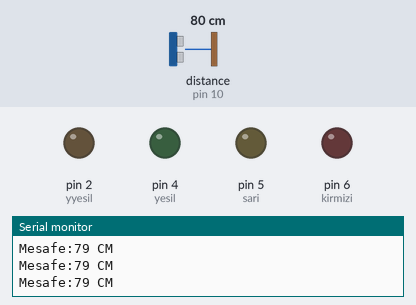
Bench run of a sketch on a simulated Arduino Uno, built with avr-gcc and run on an emulated ATmega328P. Shown: output pins drawn as LEDs (lit = HIGH), the last lines printed to the serial monitor. Wiring (inferred from the names in the program): ultrasonic range finder: trigger pin 9; echo pin 10. Inputs (shaded band) come from the test bench; at power-on: distance to the obstacle (sensor on pin 10) 80 cm. The echo pulse lasts 58.3 µs per cm; pins used as bus, display or sensor lines are not drawn.

Above: at 1.2 s.
1.3 s: distance to the obstacle (sensor on pin 10) set to 55 cm
2.8 s: distance to the obstacle (sensor on pin 10) set to 47 cm
At 4.0 s:
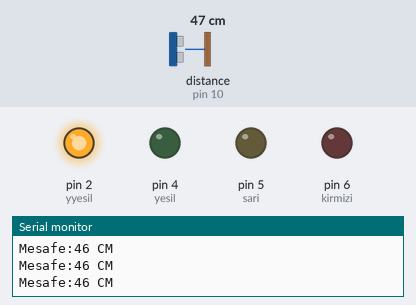
4.3 s: distance to the obstacle (sensor on pin 10) set to 44 cm
5.8 s: distance to the obstacle (sensor on pin 10) set to 38 cm
At 6.4 s:
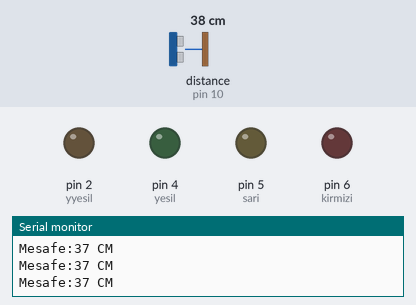
7.3 s: distance to the obstacle (sensor on pin 10) set to 2 cm
At 7.9 s:
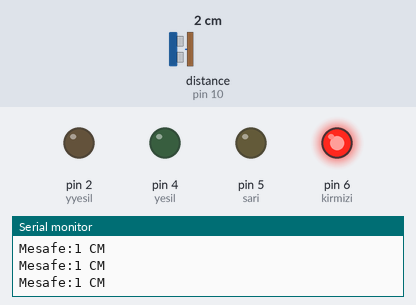
8.8 s: distance to the obstacle (sensor on pin 10) set to 10 cm
10.3 s: distance to the obstacle (sensor on pin 10) set to 13 cm
At 11.3 s:
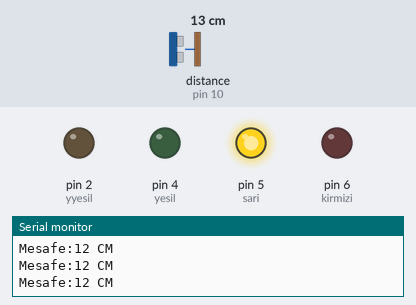
Timing chart, 0 to 12.8 s (numbered marks = the images above; inputs shaded):
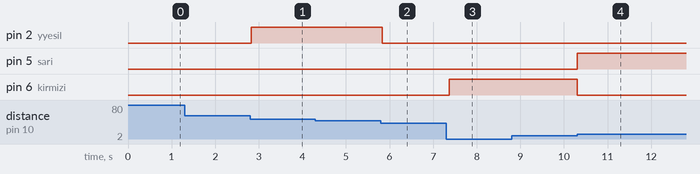

Measured:
- the behaviour switches between 52 and 51 cm on distance to the obstacle (sensor on pin 10) (found by bisection; images 0 and 1)
- the behaviour switches between 42 and 41 cm on distance to the obstacle (sensor on pin 10) (found by bisection; images 1 and 2)
- the behaviour switches between 11 and 12 cm on distance to the obstacle (sensor on pin 10) (found by bisection; images 3 and 4)
- after the input at 2.8 s, pin 2 (yyesil): LOW → HIGH at once
- after the input at 5.8 s, pin 2 (yyesil): HIGH → LOW at once
- after the input at 7.3 s, pin 6 (kirmizi): LOW → HIGH after 0.07 s
- after the input at 10.3 s, pin 5 (sari): LOW → HIGH at once; pin 6 (kirmizi): HIGH → LOW at once

The sketch:

lambal__mesafe__l_er.ino
```cpp
int trigPin=9,echoPin=10;
int kirmizi=6,sari=5;
int yesil=4,ssari=3,yyesil=2;
long sure,uzaklik;

void setup() {
  pinMode(trigPin,OUTPUT);pinMode(echoPin,INPUT);
  pinMode(kirmizi,OUTPUT);pinMode(sari,OUTPUT);
  pinMode(yesil,OUTPUT);pinMode(ssari,OUTPUT);
  pinMode(yyesil,OUTPUT);
  Serial.begin(9600);
}

void loop() {
  digitalWrite(trigPin,LOW);
  delayMicroseconds(2);
  digitalWrite(trigPin,HIGH);
  delayMicroseconds(10);
  digitalWrite(trigPin,LOW);
  sure=pulseIn(echoPin,HIGH);
  uzaklik=(sure/2)*0.0343;
  Serial.print("Mesafe:");
  Serial.print(uzaklik);
  Serial.println(" CM");

  if (uzaklik<=10)
  {
    digitalWrite(kirmizi,HIGH);
    digitalWrite(sari,LOW);
    digitalWrite(yesil,LOW);
    digitalWrite(ssari,LOW);
    digitalWrite(yyesil,LOW);
  }
  else if (uzaklik<=20)
  {
    digitalWrite(kirmizi,LOW);
    digitalWrite(sari,HIGH);
    digitalWrite(yesil,LOW);
    digitalWrite(ssari,LOW);
    digitalWrite(yyesil,LOW);
  }
  else if (uzaklik<=30)
  {
    digitalWrite(kirmizi,LOW);
    digitalWrite(sari,LOW);
    digitalWrite(yesil,HIGH);
    digitalWrite(ssari,LOW);
    digitalWrite(yyesil,LOW);
  }
  else if (uzaklik<=40)
  {
    digitalWrite(kirmizi,LOW);
    digitalWrite(sari,LOW);
    digitalWrite(yesil,LOW);
    digitalWrite(ssari,HIGH);
    digitalWrite(yyesil,LOW);
  }
  else if (uzaklik<=50)
  {
    digitalWrite(kirmizi,LOW);
    digitalWrite(sari,LOW);
    digitalWrite(yesil,LOW);
    digitalWrite(ssari,LOW);
    digitalWrite(yyesil,HIGH);
  }
else
  {
    digitalWrite(kirmizi,LOW);
    digitalWrite(sari,LOW);
    digitalWrite(yesil,LOW);
    digitalWrite(ssari,LOW);
    digitalWrite(yyesil,LOW);
  }
  delay(100);
}
```
